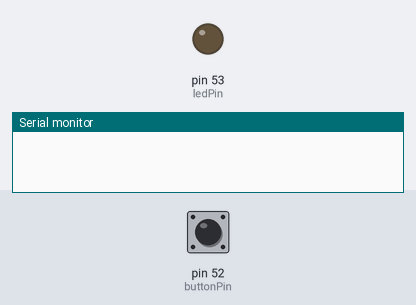
Bench run of a sketch on a simulated Arduino Mega 2560, built with avr-gcc and run on an emulated ATmega2560. Shown: output pins drawn as LEDs (lit = HIGH), the last lines printed to the serial monitor. The inputs (shaded band) are chosen by the test bench; at power-on: pin 52 (buttonPin) HIGH.

Above: at 1.2 s.
1.3 s: pin 52 (buttonPin) pulled LOW for 0.15 s
At 1.9 s:
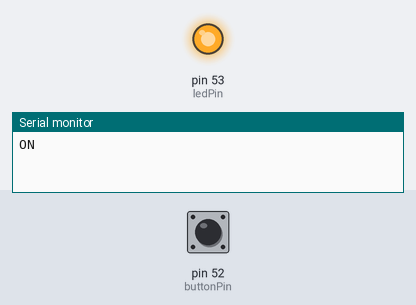
2.9 s: pin 52 (buttonPin) pulled LOW for 1 s
At 4.3 s:
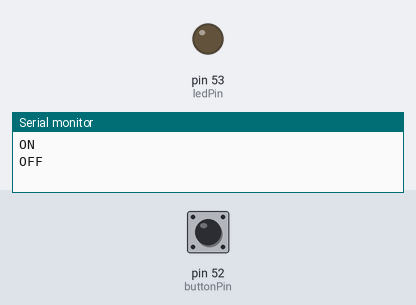
5.4 s: pin 52 (buttonPin) pulled LOW for 3.2 s
At 6.2 s:
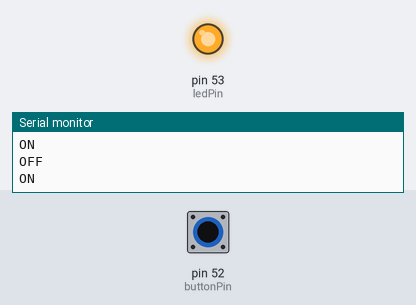
Timing chart, 0 to 8.4 s (numbered marks = the images above; inputs shaded):
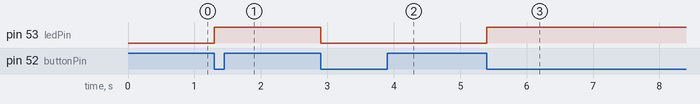

Measured:
- after the input at 1.3 s, pin 53 (ledPin): LOW → HIGH at once
- after the input at 2.9 s, pin 53 (ledPin): HIGH → LOW at once
- after the input at 5.4 s, pin 53 (ledPin): LOW → HIGH at once

The sketch:

led_proto.ino
```cpp
const int ledPin = 53;
const int buttonPin = 52;

bool ledState = false;
bool lastButtonState = HIGH;

void setup() {
  Serial.begin(9600);

  pinMode(ledPin, OUTPUT);
  pinMode(buttonPin, INPUT_PULLUP);

  digitalWrite(ledPin, LOW);
}

void loop() {
  bool currentButtonState = digitalRead(buttonPin);

  if (lastButtonState == HIGH && currentButtonState == LOW) {

    ledState = !ledState;
    digitalWrite(ledPin, ledState);

    if (ledState == true) {
      Serial.println("ON");
    } else {
      Serial.println("OFF");
    }

    delay(50);
  }

  lastButtonState = currentButtonState;
}
```
